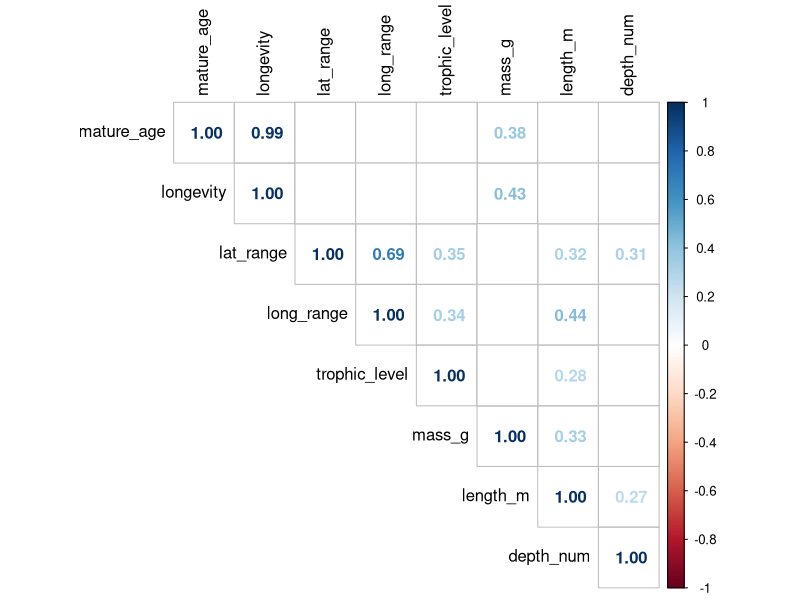

Generate this figure with R:

# setup -------------------------------------------------------------------

library(tidyverse)
library(corrplot)
library(ordinal)

full_dataset <- read_csv('no_pan_dataset.csv')

for_model <- full_dataset %>% 
  filter(iucn_category %in% as.character(1:5)) %>% 
  mutate(iucn_category = factor(iucn_category, levels = 1:5)) %>% 
  distinct()


# data assessment --------------------------------------------------------

# rows with depth in meters = 5652
nrow(for_model[!is.na(for_model$depth_num),])

# rows with depth as zone = 9231
nrow(for_model[!is.na(for_model$depth_zone),])

# rows with trophic level = 1672
nrow(for_model[!is.na(for_model$trophic_level),])

# rows with diet = 501
nrow(for_model[!is.na(for_model$diet),])

# rows with lat and long range = 1724
nrow(for_model[!is.na(for_model$long_range),])

# rows with length = 8627
nrow(for_model[!is.na(for_model$length_m),])

# rows with mass = 891
nrow(for_model[!is.na(for_model$mass_g),])

# rows with mature age = 1802
nrow(for_model[!is.na(for_model$mature_age),])

# rows with longevity = 1802
nrow(for_model[!is.na(for_model$longevity),])

all_vars <- for_model %>% 
  filter(
    !is.na(lat_range),
    !is.na(long_range),
    !is.na(trophic_level),
    !is.na(mature_age),
    !is.na(longevity),
    !is.na(diet),
    !is.na(mass_g),
    !is.na(length_m),
    !is.na(depth_num),
    !is.na(depth_zone))

# rows with all variables = 101
nrow(all_vars)

# distribution with all variables
all_vars %>% 
  group_by(iucn_category) %>% 
  summarize(n = n())

# correlation matrix for numeric
pMatrix <- function(mat, ...){
  mat <- as.matrix(mat)
  n <- ncol(mat)
  p.mat<- matrix(NA, n, n)
  diag(p.mat) <- 0
  for (i in 1:(n - 1)) {
    for (j in (i + 1):n) {
      tmp <- cor.test(mat[, i], mat[, j], ...)
      p.mat[i, j] <- p.mat[j, i] <- tmp$p.value
    }
  }
  colnames(p.mat) <- rownames(p.mat) <- colnames(mat)
  p.mat
}

p_vals <- pMatrix(
  for_model %>% 
    select(c(mature_age:long_range,trophic_level:mass_g,length_m:depth_num)) %>% 
    filter(
      !is.na(lat_range),
      !is.na(long_range),
      !is.na(trophic_level),
      !is.na(mature_age),
      !is.na(longevity),
      !is.na(mass_g),
      !is.na(length_m),
      !is.na(depth_num)))

for_model %>% 
  select(c(mature_age:long_range,trophic_level:mass_g,length_m:depth_num)) %>% 
  filter(
    !is.na(lat_range),
    !is.na(long_range),
    !is.na(trophic_level),
    !is.na(mature_age),
    !is.na(longevity),
    !is.na(mass_g),
    !is.na(length_m),
    !is.na(depth_num)) %>% 
  select(c(mature_age:long_range,trophic_level:mass_g,length_m:depth_num)) %>% 
  cor(use = 'complete.obs') %>%
  corrplot(
    method = 'number',
    type = 'upper',
    tl.col = 'black',
    p.mat = p_vals,
    sig.level = 0.01,
    insig = 'blank')

# correlation between diet and trophic level - p = 0, R^2 = 0.20
summary(lm(
  trophic_level ~ diet,
  data = for_model %>% 
    filter(
      !is.na(trophic_level),
      !is.na(diet))))

# correlation between diet and trophic level - p = 0, R^2 = 0.47
summary(lm(
  depth_num ~ depth_zone,
  data = for_model %>% 
    filter(
      !is.na(depth_num),
      !is.na(depth_zone))))

# modeling ----------------------------------------------------------------

# 1246 rows selected for vars with correlation R^2 <= 0.35 based on p < 0.01, not including diet because of sample limiting to 214 if included
base_data <- for_model %>% 
  filter(
    !is.na(lat_range),
    !is.na(trophic_level),
    !is.na(longevity),
    longevity > 0,
    !is.na(length_m),
    !is.na(depth_zone))

base_data %>% 
  group_by(iucn_category) %>% 
  summarize(n = n())

base_mod <- clm(
  iucn_category ~ lat_range + trophic_level + longevity + length_m + depth_zone,
  data = base_data)

# lat range insignificant at p < 0.05, others all significant at p < 0.001 or p = 0
anova(base_mod, type = 'III')

no_lat_mod <- clm(
  iucn_category ~ trophic_level + longevity + length_m + depth_zone,
  data = base_data)

# zones aren't really different
confint(no_lat_mod)

# if we group depth zones to pelagic, demersal, and reef-associated, Hessian is not numerically singular

three_depth_data <- base_data %>%  
  mutate(
    zone = case_when(
      depth_zone %in% c('benthopelagic','pelagic','bathypelagic','pelagic-oceanic','pelagic-neritic') ~ 'pelagic',
      depth_zone %in% c('demersal','bathydemersal') ~ 'demersal',
      depth_zone == 'reef-associated' ~ 'reef-associated'))

three_depth_mod <- clm(
  iucn_category ~ lat_range + trophic_level + longevity + length_m + zone, 
  data = three_depth_data)

# lat range significant at p < 0.05 based on ANODE w/ Wald chi-square, all other significant at p < 0.01
anova(three_depth_mod, type = 'III')

# AIC increases by 3.5 with dropping lat range - does not justify removal
drop1(three_depth_mod, test = 'Chi')

# only the 95% CIs for the reef-associated zone overlaps zero (pelagic differs from demersal)
confint(three_depth_mod)

# reef-associated does not differ from pelagic
confint(clm(
  iucn_category ~ lat_range + trophic_level + longevity + length_m + zone, 
  data = three_depth_data %>% 
    mutate(
      zone = factor(zone, levels = c('pelagic','demersal','reef-associated')))))

overallAccuracy <- function(data, model){
  data %>% 
    cbind(
      predict(
        model,
        type = 'class')) %>% 
    select(genus_species, fit) %>% 
    right_join(three_depth_data, by = 'genus_species') %>% 
    mutate(diff = abs(as.numeric(fit) - as.numeric(iucn_category))) %>% 
    summarize(
      percent_correct = sum(diff==0)/length(diff),
      mean_diff = mean(diff))
}

classAccuracy <- function(data, model){
  data %>% 
    cbind(
      predict(
        model,
        type = 'class')) %>% 
    select(genus_species, fit) %>% 
    right_join(three_depth_data, by = 'genus_species') %>% 
    mutate(diff = abs(as.numeric(fit) - as.numeric(iucn_category))) %>% 
    group_by(iucn_category) %>% 
    summarize(
      percent_correct = sum(diff==0)/length(diff),
      mean_diff = mean(diff))
}

# model sucks: 99.8% accurate for 1 predictions, all wrong for others except 21.7% accuracy for 5
classAccuracy(three_depth_data,three_depth_mod)
overallAccuracy(three_depth_data, three_depth_mod)

# indicates length_m should be nominal - still unsure of meaning
nominal_test(three_depth_mod)

mod2 <- clm(
  iucn_category ~ lat_range + trophic_level + longevity + zone, 
  nominal = ~ length_m,
  data = three_depth_data)

anova(mod2, type = 'III')

# somewhat better accuracy overall, but still 0% for 2 and less than 12% for others
classAccuracy(three_depth_data, mod2)

# indicates all except lat range could be scale effects (longev then zone then trophic) - still unsure of meaning
scale_test(mod2)

mod3 <- clm(
  iucn_category ~ lat_range + trophic_level + zone, 
  nominal = ~ length_m,
  scale = ~ longevity,
  data = three_depth_data)

# scale mod does worse
classAccuracy(three_depth_data, mod3)

set.seed(42)

# everything sucks, let's play with resampling ----------------------------

# 1079 is sample size of cat 1
boot_data <- map(
  2:5,
  function(x){
    sample_n(
      three_depth_data[three_depth_data$iucn_category == x,],
      size = 1079,
      replace = T)
  }) %>% 
  bind_rows() %>% 
  rbind(three_depth_data[three_depth_data$iucn_category == 1,])

boot_mod1 <- clm(
  iucn_category ~ lat_range + trophic_level + longevity + length_m + depth_zone,
  data = boot_data)

# everything matters
anova(boot_mod1, type = 'III')

# wow, some of the zones even matter
confint(boot_mod1)

# lowest AIC is with all included, next best is a 43 increase by removing lat range
drop1(boot_mod1, test = 'Chi')

classAccuracy(boot_data, boot_mod1)

overallAccuracy(boot_data, boot_mod1)

nominal_test(boot_mod1)

boot_nom1 <- clm(
  iucn_category ~ lat_range + trophic_level + longevity + depth_zone,
  nominal = ~ length_m,
  data = boot_data)

overallAccuracy(boot_data, boot_nom1)

classAccuracy(boot_data, boot_nom1)

nominal_test(boot_nom1)

boot_nom2 <- clm(
  iucn_category ~ lat_range + trophic_level + depth_zone,
  nominal = ~ length_m + longevity,
  data = boot_data)

overallAccuracy(boot_data, boot_nom2)

classAccuracy(boot_data, boot_nom2)

nominal_test(boot_nom2)

# bad
boot_nom3 <- clm(
  iucn_category ~ trophic_level + depth_zone,
  nominal = ~ length_m + longevity + lat_range,
  data = boot_data)

overallAccuracy(boot_data, boot_nom3)

classAccuracy(boot_data, boot_nom3)
